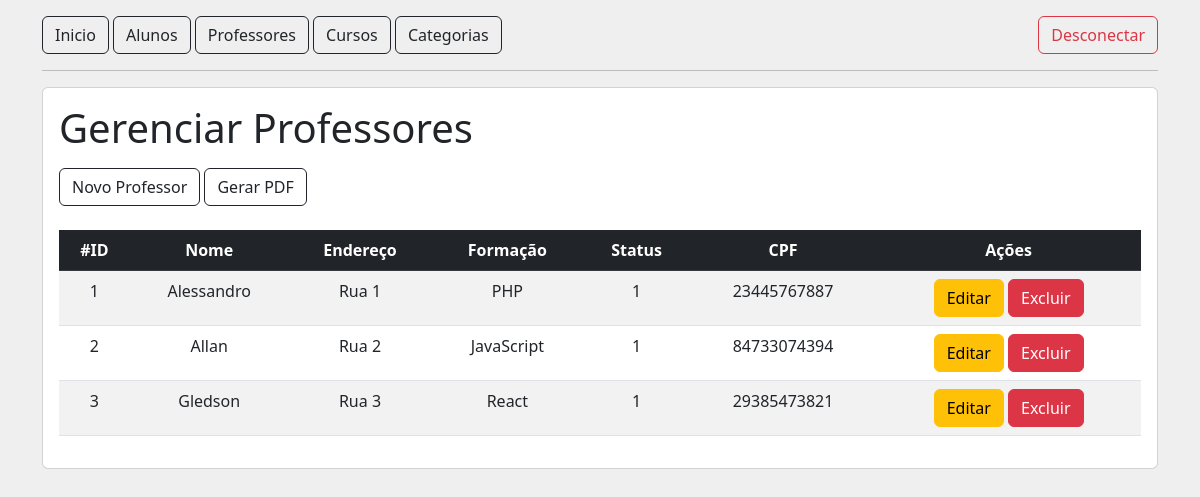
Page /professores/listar on the committed database.
### tables this page shows
CREATE TABLE tb_professores (
    id INT PRIMARY KEY AUTO_INCREMENT,
    nome VARCHAR(45) NOT NULL,
    endereco VARCHAR(45) UNIQUE NULL,
    formacao VARCHAR(45) UNIQUE NULL,
    status TINYINT NOT NULL,
    cpf CHAR(11)
);

### src/Controller/AbstractController.php (called while the page is built, shortened)
<?php
abstract class AbstractController
{
    public function render(string $view, array $dados = []): void
    {
        extract($dados);
        include_once '../views/template/header.phtml';
        include_once '../views/template/menu.phtml';
        include_once "../views/{$view}.phtml";
    }
}

### src/Controller/ProfessorController.php (called while the page is built, shortened)
<?php
class ProfessorController extends AbstractController
{
    public function listar(): void
    {
        $repository = new ProfessorRepository();
        $professores = $repository->buscarTodos();
        $this->render('professor/listar', [
            'professores' => $professores,
        ]);
    }
}

### public/index.php (called while the page is built, shortened)
<?php
$rotas = require '../config/routes.php';
$url = $_SERVER['REQUEST_URI'];
$rota = explode('?', $url)[0];
$method = $rotas[$rota]['method'];
(new $controller)->$method();

### src/Connection/DataBaseConnection.php (called while the page is built, shortened)
<?php
class DataBaseConnection
{
    public static function abrirConexao(): PDO
    {
        return new PDO("mysql:host=localhost;dbname=" . DB_NAME, DB_USER, DB_PASSWORD);
    }
}

### src/Repository/ProfessorRepository.php (called while the page is built, shortened)
<?php
class ProfessorRepository implements RepositoryInterface
{
    public PDO $pdo;
    public function __construct()
    {
        $this->pdo = DataBaseConnection::abrirConexao();
    }
    public function buscarTodos(): iterable
    {
        $sql = 'SELECT *FROM ' .  self::TABLE;
        $query = $this->pdo->query($sql);
        $query->execute();
        return $query->fetchAll(PDO::FETCH_CLASS, Professor::class);
    }
}

### views/professor/listar.phtml (the view)
<section class="mt-3 card card-body">
    <h1 class="">Gerenciar Professores</h1>
    <div class="mt-2">
        <a href="/professores/novo" class="btn btn-outline-dark">Novo Professor</a>
        <a href="/professores/relatorio" class="btn btn-outline-dark">Gerar PDF</a>
    </div>
    <table class="table table-striped table-hover mt-4 text-center">
        <thead class="table-dark">
            <tr>
                <th>#ID</th>
                <th>Nome</th>
                <th>Endereço</th>
                <th>Formação</th>
                <th>Status</th>
                <th>CPF</th>
                <th>Ações</th>
            </tr>
        </thead>
        <tbody>
            <?php
            foreach ($professores ?? [] as $professor) {
                echo "
                    <tr>
                        <td>{$professor->id}</td>
                        <td>{$professor->nome}</td>
                        <td>{$professor->endereco}</td>
                        <td>{$professor->formacao}</td>
                        <td>{$professor->status}</td>
                        <td>{$professor->cpf}</td>
                        <td>
                            <a href='/professores/editar?id={$professor->id}' class='btn btn-warning'>Editar</a>
                            <a href='/professores/excluir?id={$professor->id}' class='btn btn-danger'>Excluir</a>
                        </td>
                    </tr>
                ";
            }
            ?>
        </tbody>
    </table>
</section>

### rows in the picture
tb_professores: id "1", nome "Alessandro", endereco "Rua 1", formacao "PHP", status "1", cpf "23445767887"
tb_professores: id "2", nome "Allan", endereco "Rua 2", formacao "JavaScript", status "1", cpf "84733074394"
tb_professores: id "3", nome "Gledson", endereco "Rua 3", formacao "React", status "1", cpf "29385473821"
